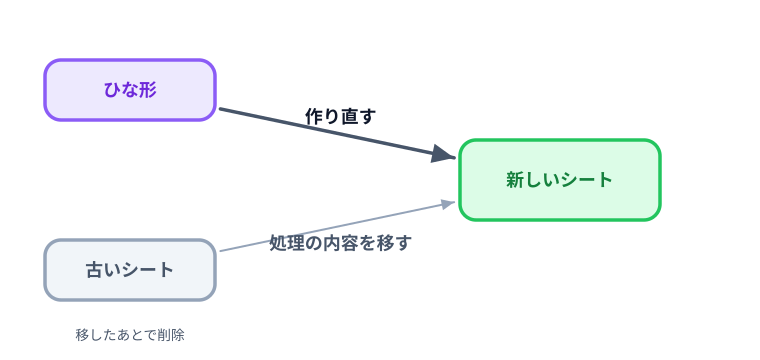

Write the Python code that produced this figure.
import sys, os
sys.path.insert(0, os.path.expanduser("~/.claude/skills/genfig"))
from genfig import Canvas


c = Canvas(760, 360)
tpl = c.node(130, 90, "ひな形", shape="sticky", color="purple", w=170, h=60, label_scale="label")
old = c.node(130, 270, "古いシート", shape="sticky", color="gray", w=170, h=60, label_scale="label")
new = c.node(560, 180, "新しいシート", shape="sticky", color="green", w=200, h=80, label_scale="label")
c.link(tpl, new, label="作り直す", label_pos="above")
c.link(old, new, label="処理の内容を移す", primary=False, label_pos="below")
c.text(130, 340, "移したあとで削除", scale="caption")
c.save("01-reimport.svg")
